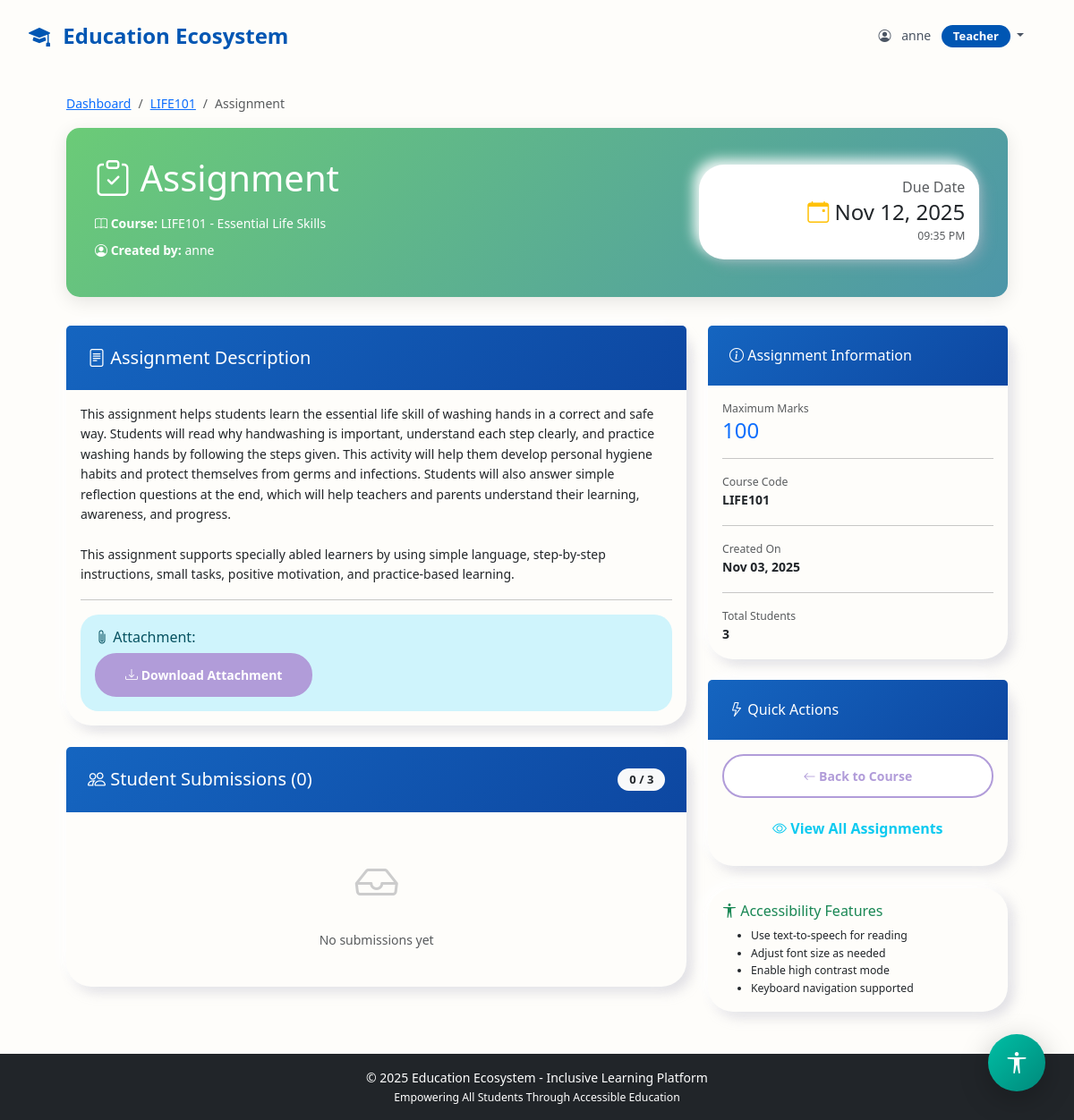
The app's page /assignments/1/ (signed in) with its own data.
### myapp/models.py (models this page shows, shortened)
class Profile(models.Model):
    ROLE_CHOICES = [
        ('admin', 'Admin'),
        ('teacher', 'Teacher'),
        ('student', 'Student'),
        ('parent', 'Parent'),
    ]
    DISABILITY_CHOICES = [
        ('none', 'None'),
        ('visual', 'Visual Impairment'),
        ('hearing', 'Hearing Impairment'),
        ('mobility', 'Mobility Impairment'),
        ('learning', 'Learning Disability'),
        ('multiple', 'Multiple Disabilities'),
    ]
    CONTENT_PREFERENCE = [
        ('text', 'Text'),
        ('audio', 'Audio'),
        ('video', 'Video'),
        ('mixed', 'Mixed'),
    ]
    FONT_SIZE_CHOICES = [
        ('small', 'Small'),
        ('medium', 'Medium'),
        ('large', 'Large'),
    ]
    user = models.OneToOneField(User, on_delete=models.CASCADE, related_name='profile')
    role = models.CharField(max_length=20, choices=ROLE_CHOICES, default='student')
    phone = models.CharField(max_length=15, blank=True, null=True)
    address = models.TextField(blank=True, null=True)
    profile_picture = models.ImageField(upload_to='profile_pics/', blank=True, null=True)
    disability_type = models.CharField(max_length=20, choices=DISABILITY_CHOICES, default='none')
    assistance_required = models.TextField(blank=True, null=True, help_text="Describe any special assistance needed")
    preferred_content_format = models.CharField(max_length=10, choices=CONTENT_PREFERENCE, default='mixed')
    high_contrast_mode = models.BooleanField(default=False)
    font_size = models.CharField(max_length=10, choices=FONT_SIZE_CHOICES, default='medium')
    linked_student = models.ForeignKey(User, on_delete=models.SET_NULL, null=True, blank=True,
                                       related_name='parent_link', limit_choices_to={'profile__role': 'student'})
    created_at = models.DateTimeField(auto_now_add=True)
    updated_at = models.DateTimeField(auto_now=True)
    class Meta:
        ordering = ['-created_at']

class Assignment(models.Model):
    course = models.ForeignKey(Course, on_delete=models.CASCADE, related_name='assignments')
    title = models.CharField(max_length=200)
    description = models.TextField()
    due_date = models.DateTimeField()
    max_marks = models.IntegerField(default=100)
    attachment = models.FileField(upload_to='assignments/', blank=True, null=True)
    created_by = models.ForeignKey(User, on_delete=models.CASCADE, related_name='assignments_created')
    created_at = models.DateTimeField(auto_now_add=True)
    class Meta:
        ordering = ['due_date']

class Course(models.Model):
    title = models.CharField(max_length=200)
    description = models.TextField()
    teacher = models.ForeignKey(User, on_delete=models.CASCADE, related_name='courses_taught',
                                limit_choices_to={'profile__role': 'teacher'})
    students = models.ManyToManyField(User, related_name='courses_enrolled', blank=True,
                                      limit_choices_to={'profile__role': 'student'})
    course_code = models.CharField(max_length=20, unique=True)
    created_at = models.DateTimeField(auto_now_add=True)
    updated_at = models.DateTimeField(auto_now=True)
    is_active = models.BooleanField(default=True)
    class Meta:
        ordering = ['-created_at']

### myapp/views.py (the view)
# urls.py: path('assignments/<int:assignment_id>/', views.assignment_detail, name='assignment_detail'),
@login_required
def assignment_detail(request, assignment_id):
    assignment = get_object_or_404(Assignment, id=assignment_id)
    submissions = assignment.submissions.all()
    user_submission = None
    if request.user.profile.role == 'student':
        user_submission = submissions.filter(student=request.user).first()
    context = {
        'assignment': assignment,
        'submissions': submissions,
        'user_submission': user_submission,
    }
    return render(request, 'assignment_detail.html', context)

### myapp/templates/assignment_detail.html (shortened to what this page needs)
{% extends 'base.html' %}
{% block content %}
<div class="container-fluid">
    <nav aria-label="breadcrumb">
        <ol class="breadcrumb">
            <li class="breadcrumb-item"><a href="{% url 'dashboard' %}">Dashboard</a></li>
            <li class="breadcrumb-item"><a href="{% url 'course_detail' assignment.course.id %}">{{ assignment.course.course_code }}</a></li>
            <li class="breadcrumb-item active" aria-current="page">{{ assignment.title }}</li>
        </ol>
    </nav>
    <div class="assignment-header">
        <div class="row align-items-center">
            <div class="col-md-8">
                <h1 class="mb-3">
                    <i class="bi bi-clipboard-check"></i> {{ assignment.title }}
                </h1>
                <p class="mb-2">
                    <i class="bi bi-book"></i> <strong>Course:</strong> {{ assignment.course.course_code }} - {{ assignment.course.title }}
                </p>
                <p class="mb-2">
                    <i class="bi bi-person-circle"></i> <strong>Created by:</strong> {{ assignment.created_by.get_full_name|default:assignment.created_by.username }}
                </p>
            </div>
            <div class="col-md-4 text-end">
                <div class="card bg-white text-dark">
                    <div class="card-body">
                        <h6 class="text-muted mb-1">Due Date</h6>
                        <h4 class="mb-0">
                            <i class="bi bi-calendar-event text-warning"></i>
                            {{ assignment.due_date|date:"M d, Y" }}
                        </h4>
                        <small class="text-muted">{{ assignment.due_date|date:"h:i A" }}</small>
                    </div>
                </div>
            </div>
        </div>
    </div>
    <div class="row">
        <div class="col-lg-8">
            <div class="card mb-4">
                <div class="card-header bg-primary text-white">
                    <h5 class="mb-0">
                        <i class="bi bi-file-text"></i> Assignment Description
                    </h5>
                </div>
                <div class="card-body">
                    <div style="white-space: pre-line;">{{ assignment.description }}</div>
                    {% if assignment.attachment %}
                    <hr>
                    <div class="alert alert-info mb-0">
                        <h6 class="mb-2"><i class="bi bi-paperclip"></i> Attachment:</h6>
                        <a href="{{ assignment.attachment.url }}" target="_blank" class="btn btn-sm btn-primary">
                            <i class="bi bi-download"></i> Download Attachment
                        </a>
                    </div>
                    {% endif %}
                </div>
            </div>
            {% if user.profile.role in 'admin,teacher' %}
            <div class="card">
                <div class="card-header bg-info text-white d-flex justify-content-between align-items-center">
                    <h5 class="mb-0">
                        <i class="bi bi-people"></i> Student Submissions ({{ submissions.count }})
                    </h5>
                    <span class="badge bg-light text-dark">{{ submissions.count }} / {{ assignment.course.students.count }}</span>
                </div>
                <div class="card-body">
                    {% if submissions %}
                    <div class="table-responsive">
                        <table class="table table-hover">
                            <thead>
                                <tr>
                                    <th>Student</th>
                                    <th>Submitted At</th>
                                    <th>Status</th>
                                    <th>Grade</th>
                                    <th>Action</th>
                                </tr>
                            </thead>
                            <tbody>
                                {% for submission in submissions %}
                                <tr>
                                    <td>
                                        <i class="bi bi-person-circle"></i>
                                        {{ submission.student.get_full_name|default:submission.student.username }}
                                    </td>
                                    <td>
                                        <small class="text-muted">
                                            <i class="bi bi-clock"></i> {{ submission.submitted_at|date:"M d, Y H:i" }}
                                        </small>
                                    </td>
                                    <td>
                                        {% if submission.status == 'graded' %}
                                        <span class="badge bg-success">Graded</span>
                                        {% else %}
                                        <span class="badge bg-warning text-dark">Pending</span>
                                        {% endif %}
                                    </td>
                                    <td>
                                        {% if submission.marks_obtained %}
                                        <strong class="text-success">{{ submission.marks_obtained }}/{{ assignment.max_marks }}</strong>
                                        {% else %}
                                        <span class="text-muted">-</span>
                                        {% endif %}
                                    </td>
                                    <td>
                                        <a href="{% url 'submission_grade' submission.id %}" class="btn btn-sm btn-primary">
                                            <i class="bi bi-pencil-square"></i>
                                            {% if submission.status == 'graded' %}Review{% else %}Grade{% endif %}
                                        </a>
                                    </td>
                                </tr>
                                {% endfor %}
                            </tbody>
                        </table>
                    </div>
                    {% else %}
                    <div class="text-center py-4">
                        <i class="bi bi-inbox" style="font-size: 3rem; color: #ccc;"></i>
                        <p class="text-muted mt-3 mb-0">No submissions yet</p>
                    </div>
                    {% endif %}
                </div>
            </div>
            {% endif %}
        </div>
        <div class="col-lg-4">
            <div class="card mb-4">
                <div class="card-header bg-secondary text-white">
                    <h6 class="mb-0">
                        <i class="bi bi-info-circle"></i> Assignment Information
                    </h6>
                </div>
                <div class="card-body">
                    <div class="mb-3">
                        <small class="text-muted d-block">Maximum Marks</small>
                        <h4 class="mb-0 text-primary">{{ assignment.max_marks }}</h4>
                    </div>
                    <hr>
                    <div class="mb-3">
                        <small class="text-muted d-block">Course Code</small>
                        <strong>{{ assignment.course.course_code }}</strong>
                    </div>
                    <hr>
                    <div class="mb-3">
                        <small class="text-muted d-block">Created On</small>
                        <strong>{{ assignment.created_at|date:"M d, Y" }}</strong>
                    </div>
                    {% if user.profile.role in 'admin,teacher' %}
                    <hr>
                    <div class="mb-0">
                        <small class="text-muted d-block">Total Students</small>
                        <strong>{{ assignment.course.students.count }}</strong>
                    </div>
                    {% endif %}
                </div>
            </div>
            <div class="card">
                <div class="card-header bg-dark text-white">
                    <h6 class="mb-0">
                        <i class="bi bi-lightning"></i> Quick Actions
                    </h6>
                </div>
                <div class="card-body">
                    <div class="d-grid gap-2">
                        <a href="{% url 'course_detail' assignment.course.id %}" class="btn btn-outline-primary">
                            <i class="bi bi-arrow-left"></i> Back to Course
                        </a>
                        {% if user.profile.role in 'admin,teacher' %}
                        <a href="{% url 'course_detail' assignment.course.id %}" class="btn btn-outline-info">
                            <i class="bi bi-eye"></i> View All Assignments
                        </a>
                        {% endif %}
                    </div>
                </div>
            </div>
            <div class="card mt-4 border-success">
                <div class="card-body">
                    <h6 class="text-success">
                        <i class="bi bi-universal-access"></i> Accessibility Features
                    </h6>
                    <ul class="small mb-0">
                        <li>Use text-to-speech for reading</li>
                        <li>Adjust font size as needed</li>
                        <li>Enable high contrast mode</li>
                        <li>Keyboard navigation supported</li>
                    </ul>
                </div>
            </div>
        </div>
    </div>
</div>
{% endblock %}

### myapp/templates/base.html (shortened to what this page needs)
<!DOCTYPE html>
<html lang="en">
<head>
    <link href="https://cdn.jsdelivr.net/npm/bootstrap@5.3.0/dist/css/bootstrap.min.css" rel="stylesheet">
    <link rel="stylesheet" href="https://cdn.jsdelivr.net/npm/bootstrap-icons@1.11.0/font/bootstrap-icons.css">
    {% load static %}
    <link rel="stylesheet" href="{% static 'css/style.css' %}?v=15.0">
    <link rel="stylesheet" href="{% static 'css/dashboard_beautiful.css' %}?v=15.0">
</head>
<body {% if user.is_authenticated and user.profile.high_contrast_mode %}class="high-contrast"{% endif %}
      data-font-size="{% if user.is_authenticated %}{{ user.profile.font_size }}{% else %}medium{% endif %}"
      data-disability-type="{% if user.is_authenticated %}{{ user.profile.disability_type }}{% else %}none{% endif %}">
    {% if user.is_authenticated %}
    <nav class="navbar navbar-expand-lg navbar-main">
        <div class="container-fluid">
            <a class="navbar-brand" href="{% url 'dashboard' %}">
                <i class="bi bi-mortarboard-fill"></i> Education Ecosystem
            </a>
            <div class="navbar-nav ms-auto">
                <div class="nav-item dropdown">
                    <a class="nav-link dropdown-toggle" href="#" role="button" data-bs-toggle="dropdown">
                        <i class="bi bi-person-circle me-2"></i> {{ user.username }}
                        <span class="badge badge-role ms-2">{{ user.profile.get_role_display }}</span>
                    </a>
                </div>
            </div>
        </div>
    </nav>
    {% endif %}
    <main class="container my-4">
        {% block content %}{% endblock %}
    </main>
    {% if user.is_authenticated %}
    <div class="accessibility-toolbar">
        <button class="accessibility-toggle-btn" id="accessibilityToggle" title="Accessibility Options">
            <i class="bi bi-universal-access"></i>
        </button>
    </div>
    {% endif %}
    <footer class="bg-dark text-white text-center py-3 mt-5">
        <p class="mb-0">&copy; 2025 Education Ecosystem - Inclusive Learning Platform</p>
        <p class="mb-0 small">Empowering All Students Through Accessible Education</p>
    </footer>
    {% load static %}
</body>
</html>

### records on screen
Assignment: course.course_code "LIFE101", title "Assignment", course "Essential Life Skills", created_by.get_full_name "anne", due_date "Nov 12, 2025", due_date "09:35 PM", description "This assignment helps students learn the essential life skill of washing hands in a correct and safe way. Students will read why handwashing is important, understand each step clearly, and practice washing hands by following the steps given. This activity will help them develop personal hygiene habits and protect themselves from germs and infections. Students will also answer simple reflection questions at the end, which will help teachers and parents understand their learning, awareness, and progress. This assignment supports specially abled learners by using simple language, step-by-step instructions, small tasks, positive motivation, and practice-based learning.", count "0", course.students.count "3", max_marks "100", created_at "Nov 03, 2025"

### other values on screen
{{ user.username }} "anne"
{{ user.profile.get_role_display }} "Teacher"
{{ submissions.count }} "0"
